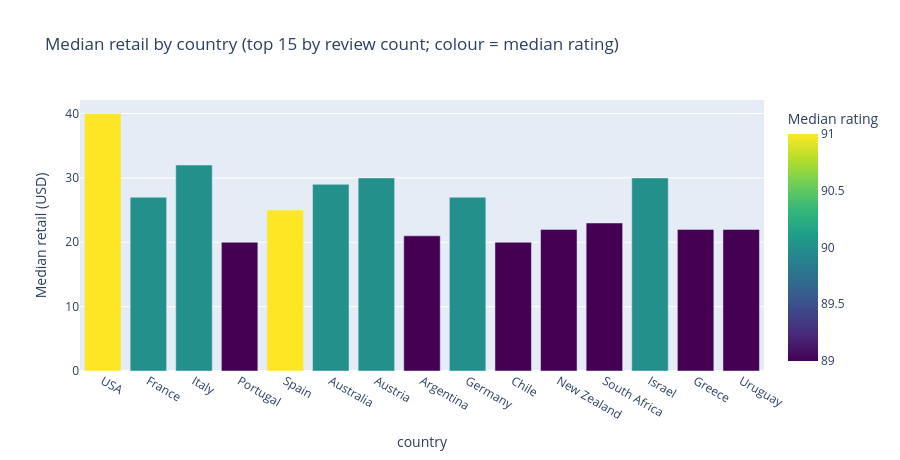

This figure's notebook cell:
### Markdown cell above
## 8. Mean and median (price, rating) by country

### Code cell
by_country = agg_pr(df, "country", min_n=100)
display(by_country.head(20))

top = by_country.head(15).reset_index()
fig = px.bar(
    top, x="country", y="retail_median", color="rating_median",
    color_continuous_scale="Viridis",
    title="Median retail by country (top 15 by review count; colour = median rating)",
    labels={"retail_median": "Median retail (USD)", "rating_median": "Median rating"},
)
fig.update_layout(height=460)
fig.show()

### Figure 1 — Plotly figure (JSON) as saved in the notebook; plotly's stock layout.template omitted (floating-point values rounded to 4 significant figures)
{"data": [{"hovertemplate": "country=%{x}<br>Median retail (USD)=%{y}<br>Median rating=%{marker.color}<extra></extra>", "legendgroup": "", "marker": {"color": [91.0, 90.0, 90.0, 89.0, 91.0, 90.0, 90.0, 89.0, 90.0, 89.0, 89.0, 89.0, 90.0, 89.0, 89.0], "coloraxis": "coloraxis", "pattern": {"shape": ""}}, "name": "", "orientation": "v", "showlegend": false, "textposition": "auto", "type": "bar", "x": ["USA", "France", "Italy", "Portugal", "Spain", "Australia", "Austria", "Argentina", "Germany", "Chile", "New Zealand", "South Africa", "Israel", "Greece", "Uruguay"], "xaxis": "x", "y": [40.0, 27.0, 32.0, 20.0, 25.0, 29.0, 30.0, 21.0, 27.0, 20.0, 22.0, 23.0, 30.0, 22.0, 22.0], "yaxis": "y"}], "layout": {"barmode": "relative", "coloraxis": {"colorbar": {"title": {"text": "Median rating"}}, "colorscale": [[0, "#440154"], [0.1111, "#482878"], [0.2222, "#3e4989"], [0.3333, "#31688e"], [0.4444, "#26828e"], [0.5556, "#1f9e89"], [0.6667, "#35b779"], [0.7778, "#6ece58"], [0.8889, "#b5de2b"], [1, "#fde725"]]}, "height": 460, "legend": {"tracegroupgap": 0}, "title": {"text": "Median retail by country (top 15 by review count; colour = median rating)"}, "xaxis": {"anchor": "y", "domain": [0, 1], "title": {"text": "country"}}, "yaxis": {"anchor": "x", "domain": [0, 1], "title": {"text": "Median retail (USD)"}}}}
